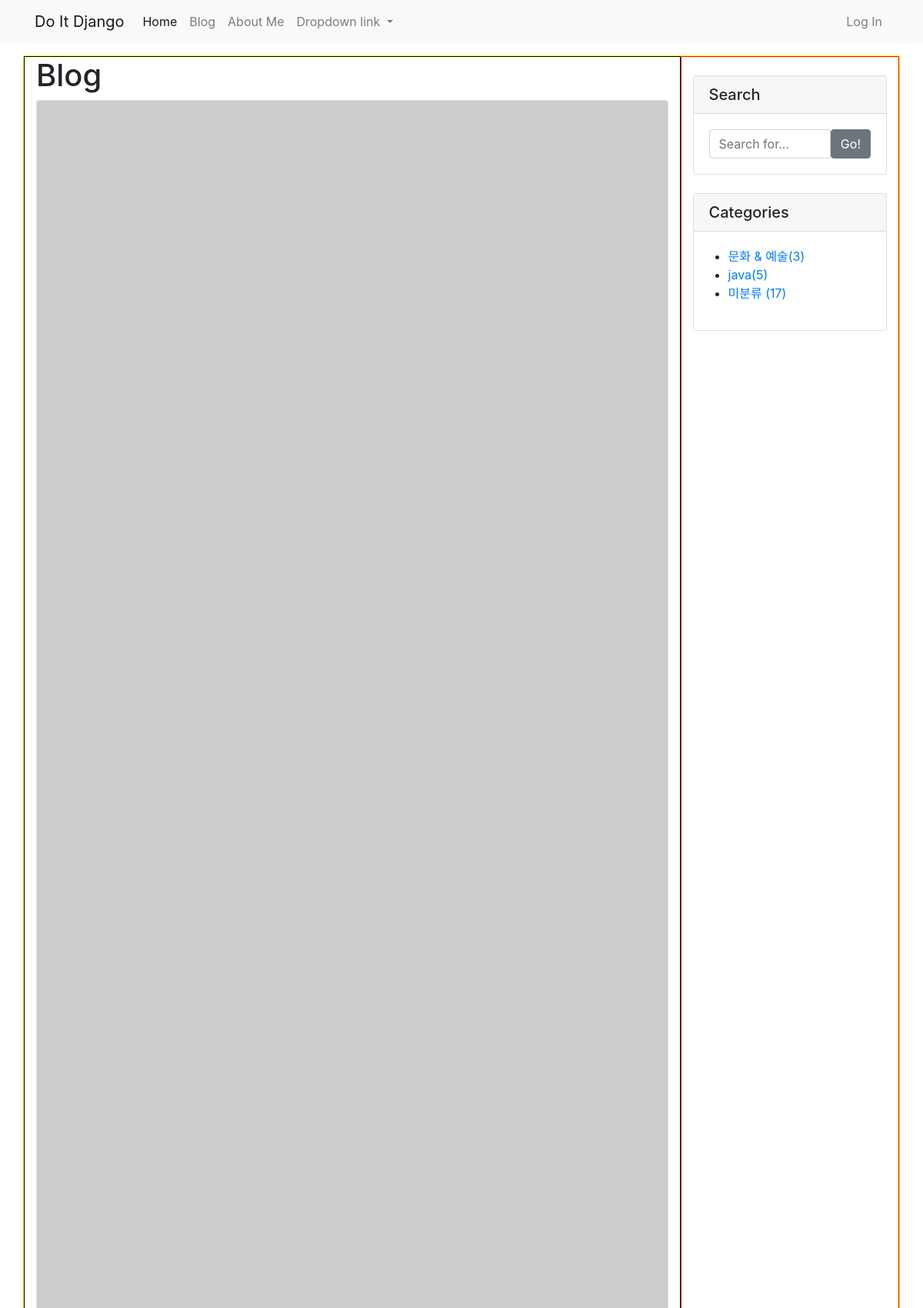
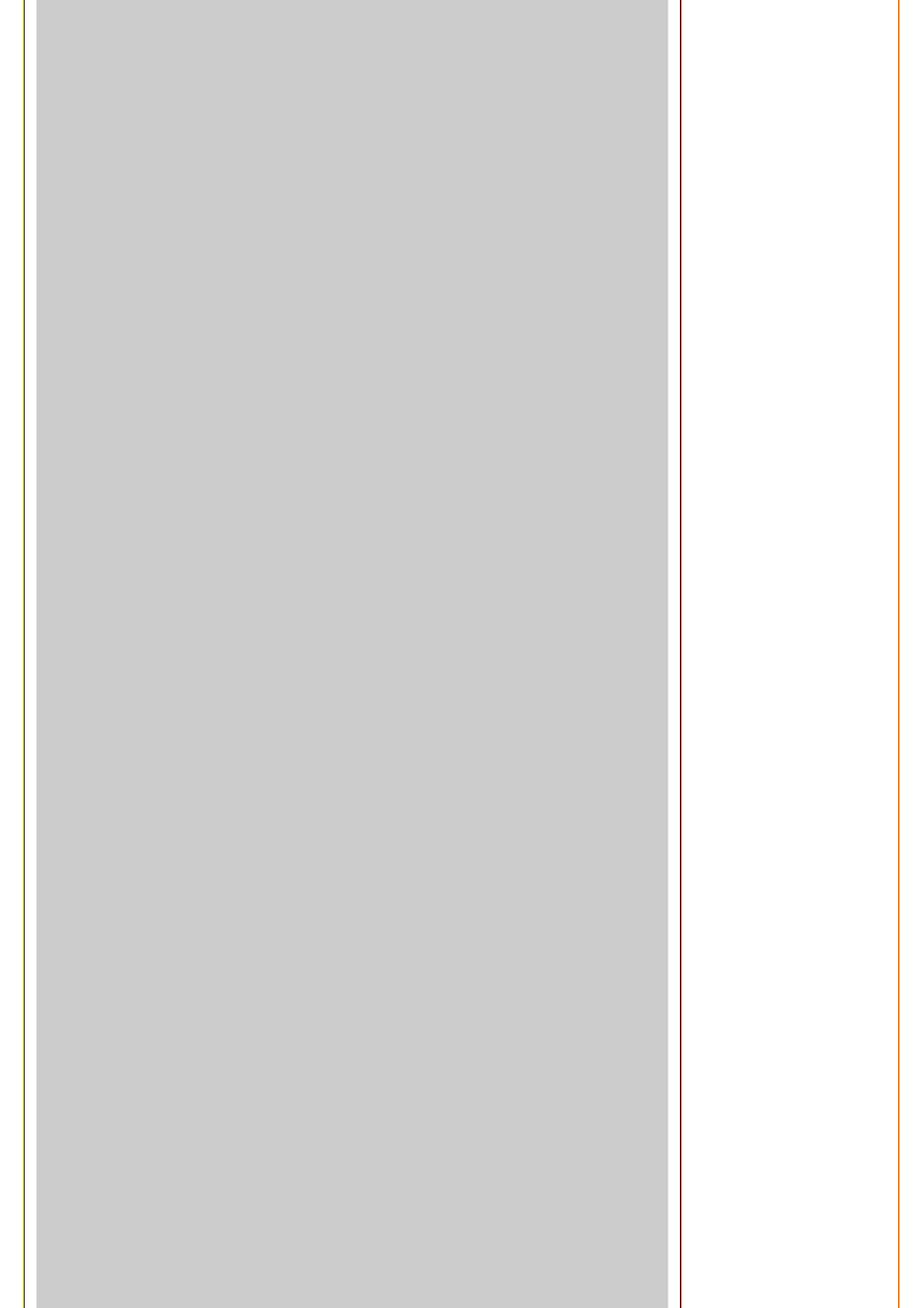
Screenshot of /blog/ (upper part) with the database file from the repository (2 pictures, top to bottom).
### blog/models.py (models this page shows, shortened)
class Post(models.Model):
    title = models.CharField(max_length=30)
    hook_text = models.CharField(max_length=100, blank=True)
    content = MarkdownxField()
    head_image = models.ImageField(upload_to='blog/images/%Y/%m/%d/', blank=True)
    file_upload = models.FileField(upload_to='blog/files/%Y/%m/%d/', blank=True)
    created_at = models.DateTimeField(auto_now_add=True)
    updated_at = models.DateTimeField(auto_now=True)
    author = models.ForeignKey(User, null=True, on_delete=models.SET_NULL)
    category = models.ForeignKey(Category, null=True, blank=True, on_delete=models.SET_NULL)
    tags = models.ManyToManyField(Tag, blank=True)
    def __str__(self):
        return f'[{self.pk}] {self.title} :: {self.author}'
    def get_absolute_url(self):
        return f'/blog/{self.pk}/'
    def get_content_markdown(self):
        return markdown(self.content)

class Category(models.Model):
    name = models.CharField(max_length=50, unique=True)
    slug = models.SlugField(max_length=200, unique=True, allow_unicode=True)
    def __str__(self):
        return self.name
    def get_absolute_url(self):
        return f'/blog/category/{self.slug}/'
    class Meta:
        verbose_name_plural = 'Categories'

### blog/views.py (the view)
# urls.py: path('', views.PostList.as_view()),
class PostList(ListView):
    model = Post
    ordering = '-pk'
    def get_context_data(self, **kwargs):
        context = super(PostList, self).get_context_data()
        context['categories'] = Category.objects.all()
        context['no_category_post_count'] = Post.objects.filter(category=None).count()
        return context

### blog/models.py (called while the page is built)
    def __str__(self):
        return self.name

    def get_absolute_url(self):
        return f'/blog/tag/{self.slug}/'

### blog/templates/blog/post_list.html (shortened to what this page needs)
{% extends 'blog/base.html' %}
{% block main_area %}
<h1>
    Blog
</h1>
            {% if post_list.exists %}
                {% for p in post_list %}
                <div class="card mb-4" id="post-{{p.pk}}">
                    {% if p.head_image %}
                        <img class="card-img-top" src="{{p.head_image.url}}" alt="{{p}} head image">
                    {% else %}
                        <img class="card-img-top" src="https://picsum.photos/seed/{{p.id}}/800/200" alt="random_image">
                    {% endif %}
                </div>
                {% endfor %}
            {% else %}
                <h3>아직 게시물이 없습니다.</h3>
            {% endif %}
            </div>
{% endblock %}

### blog/templates/blog/base.html (shortened to what this page needs)
<!DOCTYPE html>
<html lang="ko">
{% load static %}
<head>
    <link rel="stylesheet" href="{% static 'blog/bootstrap/bootstrap.min.css' %}" media="screen">
</head>
<body>
{% include 'blog/navbar.html' %}
<div class="container my-3">
    <div class="row" style="border: solid 1px yellow;">
        <div class="col-md-8 col-lg-9" id="main-area" style="border: solid 1px black;">
            {% block main_area %}
            {% endblock %}
            <div class="col-md-4 col-lg-3" style="border: solid 1px red;">
                <div class="card my-4">
                    <h5 class="card-header">Search</h5>
                    <div class="card-body">
                        <div class="input-group">
                            <input type="text" class="form-control" placeholder="Search for...">
                            <span class="input-group-btn">
                                <button class="btn btn-secondary" type="button">Go!</button>
                            </span>
                        </div>
                    </div>
                </div>
                <div class="card my-4" id="categories-card" >
                    <h5 class="card-header">Categories</h5>
                    <div class="card-body">
                        <div class="row">
                            <ul>
                                {% for category in categories %}
                                    <li>
                                        <a href="{{category.get_absolute_url}}">{{category}}({{category.post_set.count}})</a>
                                    </li>
                                {% endfor %}
                                    <li>
                                        <a href="/blog/category/no_category/">미분류 ({{no_category_post_count}})</a>
                                    </li>
                            </ul>
                        </div>
                    </div>
                </div>
            </div>
        </div>
    </div>
</body>
</html>

### rows the page displays
Category: name "문화 & 예술", post_set.count "3"
Category: name "java", post_set.count "5"

### other values shown
{{ no_category_post_count }} "17"
